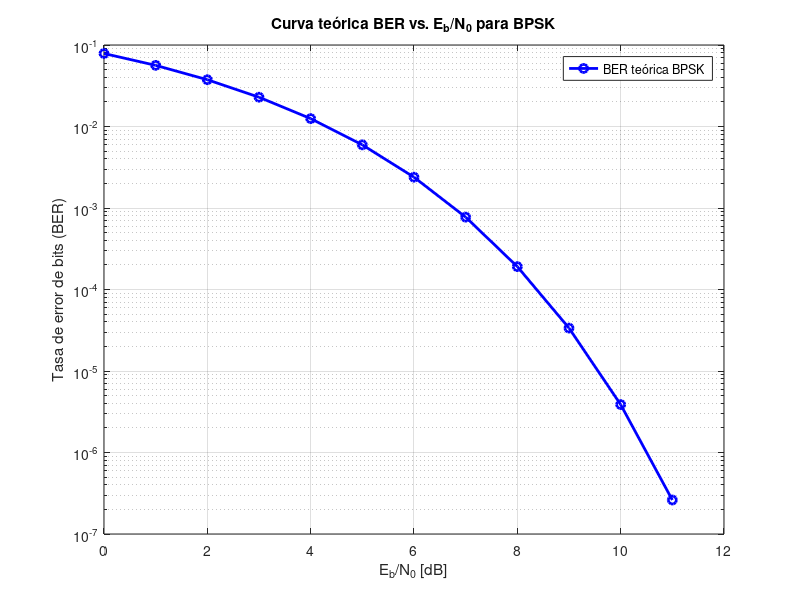

MATLAB code for this plot:
% Rango de Eb/N0 en decibelios
EbN0_dB = 0:11;                     % de 0 a 11 dB
EbN0_lin = 10.^(EbN0_dB / 10);      % conversión a escala lineal

% BER teórica para BPSK
BER_theoretical = 0.5 * erfc(sqrt(EbN0_lin));

% Graficar en escala semilogarítmica
semilogy(EbN0_dB, BER_theoretical, 'b-o', 'LineWidth', 2);
grid on;
xlabel('E_b/N_0 [dB]');
ylabel('Tasa de error de bits (BER)');
title('Curva teórica BER vs. E_b/N_0 para BPSK');
legend('BER teórica BPSK');
